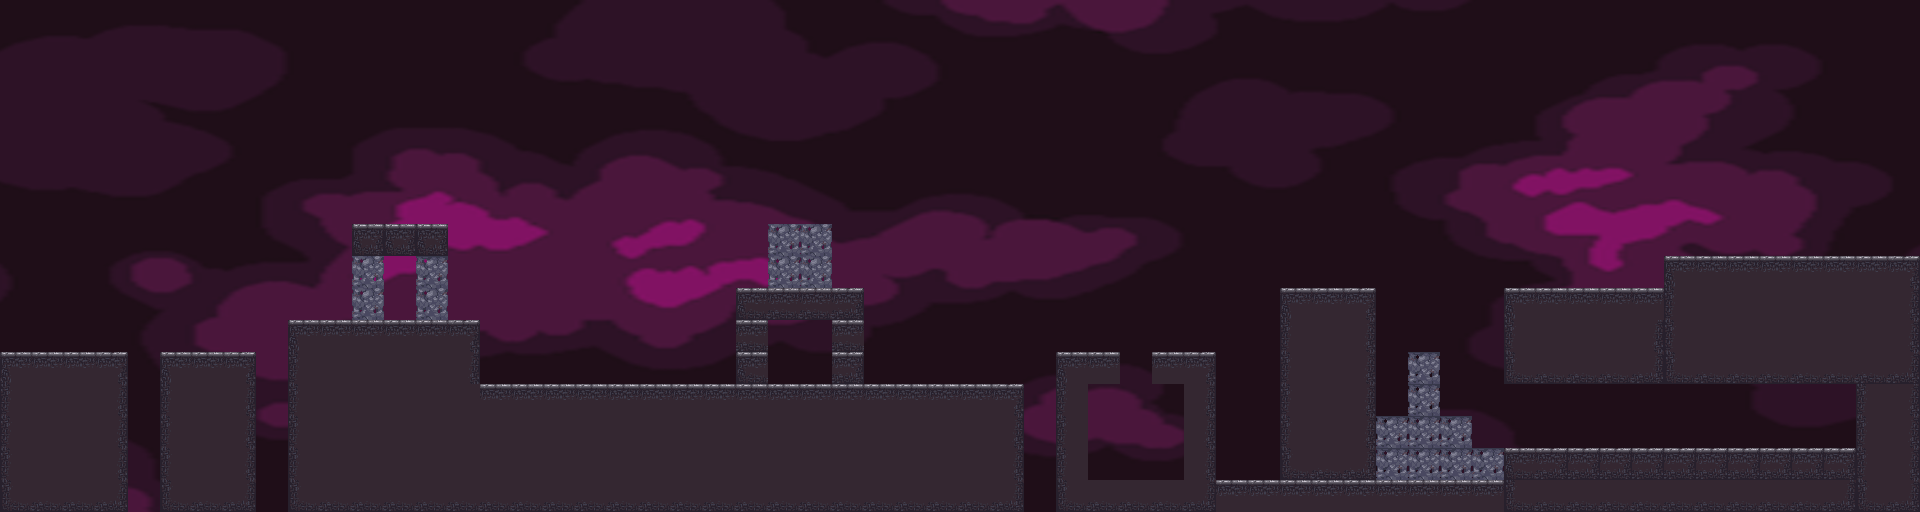

A level layout from a 2D game, rendered from its tile map. Below: a short description, then the map file with tile-grid data replaced by summaries:
An orthogonal 60x16 tile map with 32x32 px tiles, 2 tile layers (background, collision), 2 tilesets and 10 objects (5x ground_enemy, 3x flying_enemy, player, goal).

<map version="1.5" tiledversion="2021.02.15" orientation="orthogonal" renderorder="right-down" width="60" height="16" tilewidth="32" tileheight="32" infinite="0" nextlayerid="23" nextobjectid="67">
 <editorsettings>
  <export target="level1_map.json" format="json1" />
 </editorsettings>
 <tileset firstgid="1" name="tiles32" tilewidth="32" tileheight="32" tilecount="63" columns="7">
  <image source="../images/tiles_spritesheet.png" width="224" height="288" />
 </tileset>
 <tileset firstgid="64" name="background" tilewidth="32" tileheight="32" tilecount="4860" columns="135">
  <image source="../images/background.png" width="4320" height="1152" />
 </tileset>
 <layer id="20" name="background" width="60" height="16">
  <data>[960 cells, 960 non-empty, 960 distinct tile ids]</data>
 </layer>
 <layer id="1" name="collision" width="60" height="16">
  <properties>
   <property name="collision" type="bool" value="true" />
  </properties>
  <data>[960 cells, 292 non-empty, 16 distinct tile ids]</data>
 </layer>
 <objectgroup id="6" name="objects">
  <object id="56" name="player" type="player" x="30.2281" y="318.506" width="35" height="35">
   <properties>
    <property name="bouncing" value="20" />
    <property name="group" value="players" />
    <property name="jumping_speed" value="500" />
    <property name="texture" value="player_spritesheet" />
    <property name="walking_speed" value="200" />
   </properties>
  </object>
  <object id="57" name="enemy0" type="ground_enemy" x="637.33" y="350.961" width="35" height="35">
   <properties>
    <property name="direction" value="1" />
    <property name="group" value="enemies" />
    <property name="texture" value="vampire_spritesheet" />
    <property name="walking_distance" value="100" />
    <property name="walking_speed" value="50" />
   </properties>
  </object>
  <object id="58" name="enemy1" type="flying_enemy" x="158.14" y="156.23" width="35" height="35">
   <properties>
    <property name="direction" value="-1" />
    <property name="group" value="enemies" />
    <property name="texture" value="robots_spritesheet" />
    <property name="walking_distance" value="200" />
    <property name="walking_speed" value="75" />
   </properties>
  </object>
  <object id="60" name="enemy2" type="ground_enemy" x="381.507" y="188.686" width="35" height="35">
   <properties>
    <property name="direction" value="-1" />
    <property name="group" value="enemies" />
    <property name="texture" value="vampire_spritesheet" />
    <property name="walking_distance" value="80" />
    <property name="walking_speed" value="50" />
   </properties>
  </object>
  <object id="62" name="enemy3" type="flying_enemy" x="992.427" y="156.231" width="35" height="35">
   <properties>
    <property name="direction" value="-1" />
    <property name="group" value="enemies" />
    <property name="texture" value="robots_spritesheet" />
    <property name="walking_distance" value="200" />
    <property name="walking_speed" value="75" />
   </properties>
  </object>
  <object id="63" name="enemy4" type="flying_enemy" x="606.784" y="156.23" width="35" height="35">
   <properties>
    <property name="direction" value="-1" />
    <property name="group" value="enemies" />
    <property name="texture" value="robots_spritesheet" />
    <property name="walking_distance" value="200" />
    <property name="walking_speed" value="75" />
   </properties>
  </object>
  <object id="64" name="enemy5" type="ground_enemy" x="1309.34" y="253.596" width="35" height="35">
   <properties>
    <property name="direction" value="-1" />
    <property name="group" value="enemies" />
    <property name="texture" value="vampire_spritesheet" />
    <property name="walking_distance" value="80" />
    <property name="walking_speed" value="50" />
   </properties>
  </object>
  <object id="65" name="enemy6" type="ground_enemy" x="1694.99" y="219.232" width="35" height="35">
   <properties>
    <property name="direction" value="-1" />
    <property name="group" value="enemies" />
    <property name="texture" value="vampire_spritesheet" />
    <property name="walking_distance" value="80" />
    <property name="walking_speed" value="50" />
   </properties>
  </object>
  <object id="66" name="enemy7" type="ground_enemy" x="1630.08" y="412.054" width="35" height="35">
   <properties>
    <property name="direction" value="-1" />
    <property name="group" value="enemies" />
    <property name="texture" value="vampire_spritesheet" />
    <property name="walking_distance" value="80" />
    <property name="walking_speed" value="50" />
   </properties>
  </object>
  <object id="59" name="goal" type="goal" x="1790.44" y="221.141" width="35" height="35">
   <properties>
    <property name="group" value="goals" />
    <property name="next_level" value="assets/levels/level1.json" />
    <property name="texture" value="goal_image" />
   </properties>
  </object>
 </objectgroup>
</map>